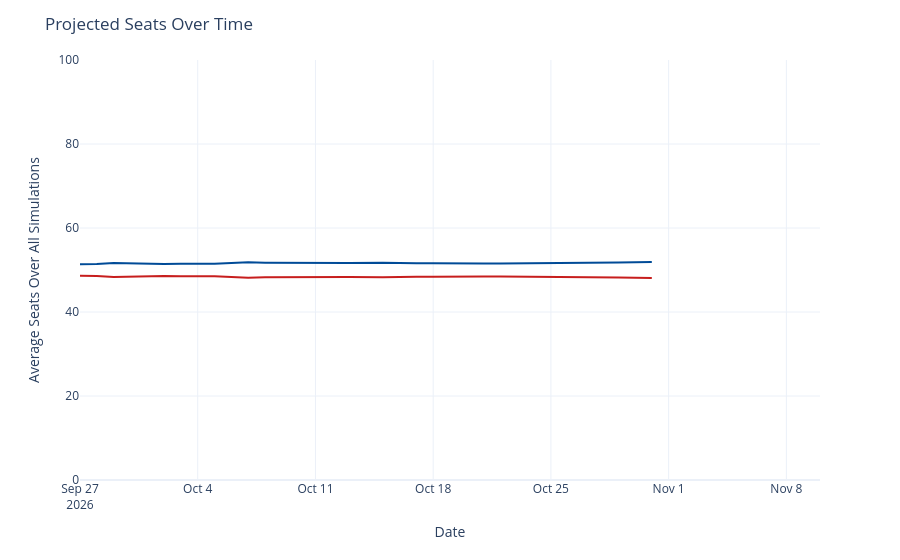

This figure's notebook cell:
### Code cell
seats_over_time = output_ts[(output_ts['geo'] == 'US Senate') &
                             (output_ts['type'] == 'seats')]
seats_over_time['rep_seats'] = seats_over_time['y'].map(lambda x: 100 - x)
seats_over_time = seats_over_time.rename({'y': 'Democrats', 'rep_seats': 'Republicans'}, axis=1)
seats_time_ser = px.line(seats_over_time, x='date', y=['Democrats', 'Republicans'], template='plotly_white',
                        color_discrete_map={'Democrats': '#004b97', 'Republicans': '#c71e1d'},)
seats_time_ser.update_traces(hovertemplate="%{y:.1f}")
seats_time_ser.update_layout(
    xaxis=dict(range=[pd.to_datetime('2026-09-27'), pd.to_datetime('2026-11-10')]),
    yaxis=dict(range=[0, 100]),
    xaxis_title='Date',
    yaxis_title='Average Seats Over All Simulations',
    title=dict(text="Projected Seats Over Time"),
    hovermode="x",
    showlegend=False
)
seats_time_ser

### Figure 1 — Plotly figure (JSON) as saved in the notebook; plotly's stock layout.template omitted (floating-point values rounded to 4 significant figures)
{"data": [{"hovertemplate": "%{y:.1f}", "legendgroup": "Democrats", "line": {"color": "#004b97", "dash": "solid"}, "marker": {"symbol": "circle"}, "mode": "lines", "name": "Democrats", "orientation": "v", "showlegend": true, "type": "scatter", "x": ["2026-09-27", "2026-09-28", "2026-09-29", "2026-09-30", "2026-10-01", "2026-10-02", "2026-10-03", "2026-10-04", "2026-10-05", "2026-10-06", "2026-10-07", "2026-10-08", "2026-10-09", "2026-10-10", "2026-10-11", "2026-10-12", "2026-10-13", "2026-10-15", "2026-10-16", "2026-10-17", "2026-10-18", "2026-10-19", "2026-10-20", "2026-10-21", "2026-10-22", "2026-10-23", "2026-10-24", "2026-10-25", "2026-10-26", "2026-10-27", "2026-10-29", "2026-10-30", "2026-10-31"], "xaxis": "x", "y": [51.35, 51.4, 51.64, 51.51, 51.41, 51.42, 51.47, 51.47, 51.48, 51.68, 51.82, 51.75, 51.71, 51.62, 51.6, 51.62, 51.64, 51.74, 51.6, 51.58, 51.61, 51.53, 51.53, 51.56, 51.57, 51.59, 51.63, 51.62, 51.69, 51.7, 51.78, 51.87, 51.93], "yaxis": "y"}, {"hovertemplate": "%{y:.1f}", "legendgroup": "Republicans", "line": {"color": "#c71e1d", "dash": "solid"}, "marker": {"symbol": "circle"}, "mode": "lines", "name": "Republicans", "orientation": "v", "showlegend": true, "type": "scatter", "x": ["2026-09-27", "2026-09-28", "2026-09-29", "2026-09-30", "2026-10-01", "2026-10-02", "2026-10-03", "2026-10-04", "2026-10-05", "2026-10-06", "2026-10-07", "2026-10-08", "2026-10-09", "2026-10-10", "2026-10-11", "2026-10-12", "2026-10-13", "2026-10-15", "2026-10-16", "2026-10-17", "2026-10-18", "2026-10-19", "2026-10-20", "2026-10-21", "2026-10-22", "2026-10-23", "2026-10-24", "2026-10-25", "2026-10-26", "2026-10-27", "2026-10-29", "2026-10-30", "2026-10-31"], "xaxis": "x", "y": [48.65, 48.6, 48.36, 48.49, 48.59, 48.58, 48.53, 48.53, 48.52, 48.32, 48.18, 48.25, 48.29, 48.38, 48.4, 48.38, 48.36, 48.26, 48.4, 48.42, 48.39, 48.47, 48.47, 48.44, 48.43, 48.41, 48.37, 48.38, 48.31, 48.3, 48.22, 48.13, 48.07], "yaxis": "y"}], "layout": {"hovermode": "x", "legend": {"title": {"text": "variable"}, "tracegroupgap": 0}, "margin": {"t": 60}, "showlegend": false, "title": {"text": "Projected Seats Over Time"}, "xaxis": {"anchor": "y", "domain": [0, 1], "range": ["2026-09-27T00:00:00", "2026-11-10T00:00:00"], "title": {"text": "Date"}}, "yaxis": {"anchor": "x", "domain": [0, 1], "range": [0, 100], "title": {"text": "Average Seats Over All Simulations"}}}}
